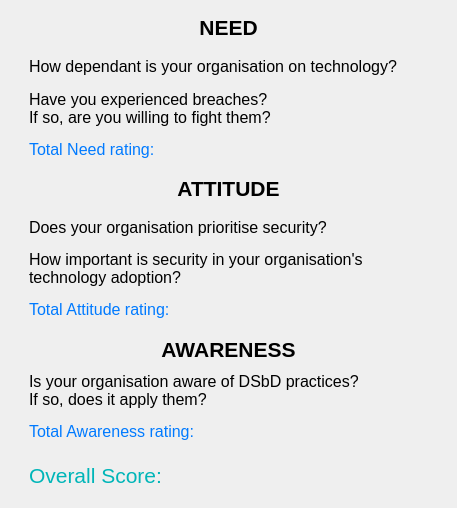
<?xml version='1.0' encoding='UTF-8'?>
<ui version="4.0">
 <class>Form</class>
 <widget class="QWidget" name="Form">
  <property name="geometry">
   <rect>
    <x>0</x>
    <y>0</y>
    <width>457</width>
    <height>508</height>
   </rect>
  </property>
  <property name="windowTitle">
   <string>Form</string>
  </property>
  <layout class="QHBoxLayout" name="horizontalLayout_11">
   <item>
    <widget class="QFrame" name="display_frame">
     <property name="frameShape">
      <enum>QFrame::NoFrame</enum>
     </property>
     <property name="frameShadow">
      <enum>QFrame::Raised</enum>
     </property>
     <layout class="QVBoxLayout" name="verticalLayout">
      <property name="topMargin">
       <number>0</number>
      </property>
      <property name="bottomMargin">
       <number>0</number>
      </property>
      <item>
       <widget class="QLabel" name="label_5">
        <property name="text">
         <string>&lt;html&gt;&lt;head/&gt;&lt;body&gt;&lt;p align="center"&gt;&lt;span style=" font-size:16pt; font-weight:600;"&gt;NEED&lt;/span&gt;&lt;/p&gt;&lt;/body&gt;&lt;/html&gt;</string>
        </property>
       </widget>
      </item>
      <item>
       <widget class="QFrame" name="frame_4">
        <property name="frameShape">
         <enum>QFrame::NoFrame</enum>
        </property>
        <property name="frameShadow">
         <enum>QFrame::Raised</enum>
        </property>
        <layout class="QHBoxLayout" name="horizontalLayout">
         <property name="topMargin">
          <number>0</number>
         </property>
         <property name="bottomMargin">
          <number>0</number>
         </property>
         <item>
          <widget class="QLabel" name="label_2">
           <property name="text">
            <string>&lt;html&gt;&lt;head/&gt;&lt;body&gt;&lt;p&gt;&lt;span style=" font-size:12pt;"&gt;How dependant is your organisation on technology?&lt;/span&gt;&lt;/p&gt;&lt;/body&gt;&lt;/html&gt;</string>
           </property>
          </widget>
         </item>
         <item>
          <spacer name="horizontalSpacer">
           <property name="orientation">
            <enum>Qt::Horizontal</enum>
           </property>
           <property name="sizeHint" stdset="0">
            <size>
             <width>40</width>
             <height>20</height>
            </size>
           </property>
          </spacer>
         </item>
         <item>
          <widget class="QLabel" name="tdu_score">
           <property name="maximumSize">
            <size>
             <width>16777215</width>
             <height>16777215</height>
            </size>
           </property>
           <property name="text">
            <string>&lt;html&gt;&lt;head/&gt;&lt;body&gt;&lt;p&gt;&lt;br/&gt;&lt;/p&gt;&lt;/body&gt;&lt;/html&gt;</string>
           </property>
          </widget>
         </item>
        </layout>
       </widget>
      </item>
      <item>
       <widget class="QFrame" name="frame_5">
        <property name="frameShape">
         <enum>QFrame::NoFrame</enum>
        </property>
        <property name="frameShadow">
         <enum>QFrame::Raised</enum>
        </property>
        <layout class="QHBoxLayout" name="horizontalLayout_3">
         <property name="topMargin">
          <number>0</number>
         </property>
         <property name="bottomMargin">
          <number>0</number>
         </property>
         <item>
          <widget class="QLabel" name="label">
           <property name="text">
            <string>&lt;html&gt;&lt;head/&gt;&lt;body&gt;&lt;p&gt;&lt;span style=" font-size:12pt;"&gt;Have you experienced breaches?&lt;br&gt;If so, are you willing to fight them?&lt;/span&gt;&lt;/p&gt;&lt;/body&gt;&lt;/html&gt;</string>
           </property>
          </widget>
         </item>
         <item>
          <spacer name="horizontalSpacer_2">
           <property name="orientation">
            <enum>Qt::Horizontal</enum>
           </property>
           <property name="sizeHint" stdset="0">
            <size>
             <width>40</width>
             <height>20</height>
            </size>
           </property>
          </spacer>
         </item>
         <item>
          <widget class="QLabel" name="iab_score">
           <property name="maximumSize">
            <size>
             <width>16777215</width>
             <height>16777215</height>
            </size>
           </property>
           <property name="text">
            <string>&lt;html&gt;&lt;head/&gt;&lt;body&gt;&lt;p&gt;&lt;br/&gt;&lt;/p&gt;&lt;/body&gt;&lt;/html&gt;</string>
           </property>
          </widget>
         </item>
        </layout>
       </widget>
      </item>
      <item>
       <widget class="QFrame" name="frame_6">
        <property name="frameShape">
         <enum>QFrame::NoFrame</enum>
        </property>
        <property name="frameShadow">
         <enum>QFrame::Raised</enum>
        </property>
        <layout class="QHBoxLayout" name="horizontalLayout_4">
         <property name="topMargin">
          <number>0</number>
         </property>
         <property name="bottomMargin">
          <number>0</number>
         </property>
         <item>
          <widget class="QLabel" name="label_9">
           <property name="text">
            <string>&lt;html&gt;&lt;head/&gt;&lt;body&gt;&lt;p&gt;&lt;span style=" font-size:12pt; font-weight:496; color:#007aff;"&gt;Total Need rating:&lt;/span&gt;&lt;/p&gt;&lt;/body&gt;&lt;/html&gt;</string>
           </property>
          </widget>
         </item>
         <item>
          <spacer name="horizontalSpacer_3">
           <property name="orientation">
            <enum>Qt::Horizontal</enum>
           </property>
           <property name="sizeHint" stdset="0">
            <size>
             <width>40</width>
             <height>20</height>
            </size>
           </property>
          </spacer>
         </item>
         <item>
          <widget class="QLabel" name="need_score">
           <property name="maximumSize">
            <size>
             <width>16777215</width>
             <height>16777215</height>
            </size>
           </property>
           <property name="text">
            <string />
           </property>
          </widget>
         </item>
        </layout>
       </widget>
      </item>
      <item>
       <widget class="QLabel" name="label_6">
        <property name="text">
         <string>&lt;html&gt;&lt;head/&gt;&lt;body&gt;&lt;p align="center"&gt;&lt;span style=" font-size:16pt; font-weight:600;"&gt;ATTITUDE&lt;/span&gt;&lt;/p&gt;&lt;/body&gt;&lt;/html&gt;</string>
        </property>
       </widget>
      </item>
      <item>
       <widget class="QFrame" name="frame_7">
        <property name="frameShape">
         <enum>QFrame::NoFrame</enum>
        </property>
        <property name="frameShadow">
         <enum>QFrame::Raised</enum>
        </property>
        <layout class="QHBoxLayout" name="horizontalLayout_5">
         <property name="topMargin">
          <number>0</number>
         </property>
         <property name="bottomMargin">
          <number>0</number>
         </property>
         <item>
          <widget class="QLabel" name="label_3">
           <property name="text">
            <string>&lt;html&gt;&lt;head/&gt;&lt;body&gt;&lt;p&gt;&lt;span style=" font-size:12pt;"&gt;Does your organisation prioritise security?&lt;/span&gt;&lt;/p&gt;&lt;/body&gt;&lt;/html&gt;</string>
           </property>
          </widget>
         </item>
         <item>
          <spacer name="horizontalSpacer_4">
           <property name="orientation">
            <enum>Qt::Horizontal</enum>
           </property>
           <property name="sizeHint" stdset="0">
            <size>
             <width>40</width>
             <height>20</height>
            </size>
           </property>
          </spacer>
         </item>
         <item>
          <widget class="QLabel" name="spi_score">
           <property name="text">
            <string />
           </property>
          </widget>
         </item>
        </layout>
       </widget>
      </item>
      <item>
       <widget class="QFrame" name="frame_8">
        <property name="frameShape">
         <enum>QFrame::NoFrame</enum>
        </property>
        <property name="frameShadow">
         <enum>QFrame::Raised</enum>
        </property>
        <layout class="QHBoxLayout" name="horizontalLayout_6">
         <property name="topMargin">
          <number>0</number>
         </property>
         <property name="rightMargin">
          <number>9</number>
         </property>
         <property name="bottomMargin">
          <number>0</number>
         </property>
         <item>
          <widget class="QLabel" name="label_4">
           <property name="text">
            <string>&lt;html&gt;&lt;head/&gt;&lt;body&gt;&lt;p&gt;&lt;span style=" font-size:12pt;"&gt;How important is security in your organisation's&lt;br&gt; technology adoption?&lt;/span&gt;&lt;/p&gt;&lt;/body&gt;&lt;/html&gt;</string>
           </property>
          </widget>
         </item>
         <item>
          <spacer name="horizontalSpacer_5">
           <property name="orientation">
            <enum>Qt::Horizontal</enum>
           </property>
           <property name="sizeType">
            <enum>QSizePolicy::Expanding</enum>
           </property>
           <property name="sizeHint" stdset="0">
            <size>
             <width>40</width>
             <height>20</height>
            </size>
           </property>
          </spacer>
         </item>
         <item>
          <widget class="QLabel" name="sta_score">
           <property name="text">
            <string />
           </property>
          </widget>
         </item>
        </layout>
       </widget>
      </item>
      <item>
       <widget class="QFrame" name="frame_9">
        <property name="frameShape">
         <enum>QFrame::NoFrame</enum>
        </property>
        <property name="frameShadow">
         <enum>QFrame::Raised</enum>
        </property>
        <layout class="QHBoxLayout" name="horizontalLayout_7">
         <property name="topMargin">
          <number>0</number>
         </property>
         <property name="bottomMargin">
          <number>0</number>
         </property>
         <item>
          <widget class="QLabel" name="label_10">
           <property name="text">
            <string>&lt;html&gt;&lt;head/&gt;&lt;body&gt;&lt;p&gt;&lt;span style=" font-size:12pt; font-weight:496; color:#007aff;"&gt;Total Attitude rating:&lt;/span&gt;&lt;/p&gt;&lt;/body&gt;&lt;/html&gt;</string>
           </property>
          </widget>
         </item>
         <item>
          <spacer name="horizontalSpacer_6">
           <property name="orientation">
            <enum>Qt::Horizontal</enum>
           </property>
           <property name="sizeHint" stdset="0">
            <size>
             <width>40</width>
             <height>20</height>
            </size>
           </property>
          </spacer>
         </item>
         <item>
          <widget class="QLabel" name="attitude_score">
           <property name="text">
            <string />
           </property>
          </widget>
         </item>
        </layout>
       </widget>
      </item>
      <item>
       <widget class="QLabel" name="label_7">
        <property name="text">
         <string>&lt;html&gt;&lt;head/&gt;&lt;body&gt;&lt;p align="center"&gt;&lt;span style=" font-size:16pt; font-weight:600;"&gt;AWARENESS&lt;/span&gt;&lt;/p&gt;&lt;/body&gt;&lt;/html&gt;</string>
        </property>
       </widget>
      </item>
      <item>
       <widget class="QFrame" name="frame_10">
        <property name="frameShape">
         <enum>QFrame::NoFrame</enum>
        </property>
        <property name="frameShadow">
         <enum>QFrame::Raised</enum>
        </property>
        <layout class="QHBoxLayout" name="horizontalLayout_8">
         <property name="topMargin">
          <number>0</number>
         </property>
         <property name="bottomMargin">
          <number>0</number>
         </property>
         <item>
          <widget class="QLabel" name="label_8">
           <property name="text">
            <string>&lt;html&gt;&lt;head/&gt;&lt;body&gt;&lt;p&gt;&lt;span style=" font-size:12pt;"&gt;Is your organisation aware of DSbD practices?&lt;br&gt;If so, does it apply them?&lt;/span&gt;&lt;/p&gt;&lt;/body&gt;&lt;/html&gt;</string>
           </property>
          </widget>
         </item>
         <item>
          <spacer name="horizontalSpacer_7">
           <property name="orientation">
            <enum>Qt::Horizontal</enum>
           </property>
           <property name="sizeHint" stdset="0">
            <size>
             <width>40</width>
             <height>20</height>
            </size>
           </property>
          </spacer>
         </item>
         <item>
          <widget class="QLabel" name="dsa_score">
           <property name="text">
            <string />
           </property>
          </widget>
         </item>
        </layout>
       </widget>
      </item>
      <item>
       <widget class="QFrame" name="frame_2">
        <property name="frameShape">
         <enum>QFrame::NoFrame</enum>
        </property>
        <property name="frameShadow">
         <enum>QFrame::Raised</enum>
        </property>
        <layout class="QHBoxLayout" name="horizontalLayout_9">
         <property name="topMargin">
          <number>0</number>
         </property>
         <property name="bottomMargin">
          <number>0</number>
         </property>
         <item>
          <widget class="QLabel" name="label_11">
           <property name="text">
            <string>&lt;html&gt;&lt;head/&gt;&lt;body&gt;&lt;p&gt;&lt;span style=" font-size:12pt; font-weight:496; color:#007aff;"&gt;Total Awareness rating:&lt;/span&gt;&lt;/p&gt;&lt;/body&gt;&lt;/html&gt;</string>
           </property>
          </widget>
         </item>
         <item>
          <spacer name="horizontalSpacer_8">
           <property name="orientation">
            <enum>Qt::Horizontal</enum>
           </property>
           <property name="sizeHint" stdset="0">
            <size>
             <width>40</width>
             <height>20</height>
            </size>
           </property>
          </spacer>
         </item>
         <item>
          <widget class="QLabel" name="awareness_score">
           <property name="text">
            <string />
           </property>
          </widget>
         </item>
        </layout>
       </widget>
      </item>
      <item>
       <widget class="QFrame" name="frame_11">
        <property name="frameShape">
         <enum>QFrame::NoFrame</enum>
        </property>
        <property name="frameShadow">
         <enum>QFrame::Raised</enum>
        </property>
        <layout class="QHBoxLayout" name="horizontalLayout_10">
         <item>
          <widget class="QLabel" name="label_12">
           <property name="text">
            <string>&lt;html&gt;&lt;head/&gt;&lt;body&gt;&lt;p&gt;&lt;span style=" font-size:16pt; font-weight:496; color:#00b5b8;"&gt;Overall Score:&lt;/span&gt;&lt;/p&gt;&lt;/body&gt;&lt;/html&gt;</string>
           </property>
          </widget>
         </item>
         <item>
          <spacer name="horizontalSpacer_9">
           <property name="orientation">
            <enum>Qt::Horizontal</enum>
           </property>
           <property name="sizeHint" stdset="0">
            <size>
             <width>40</width>
             <height>20</height>
            </size>
           </property>
          </spacer>
         </item>
         <item>
          <widget class="QLabel" name="overall_score">
           <property name="text">
            <string />
           </property>
          </widget>
         </item>
        </layout>
       </widget>
      </item>
     </layout>
    </widget>
   </item>
  </layout>
 </widget>
 <resources />
 <connections />
</ui>
